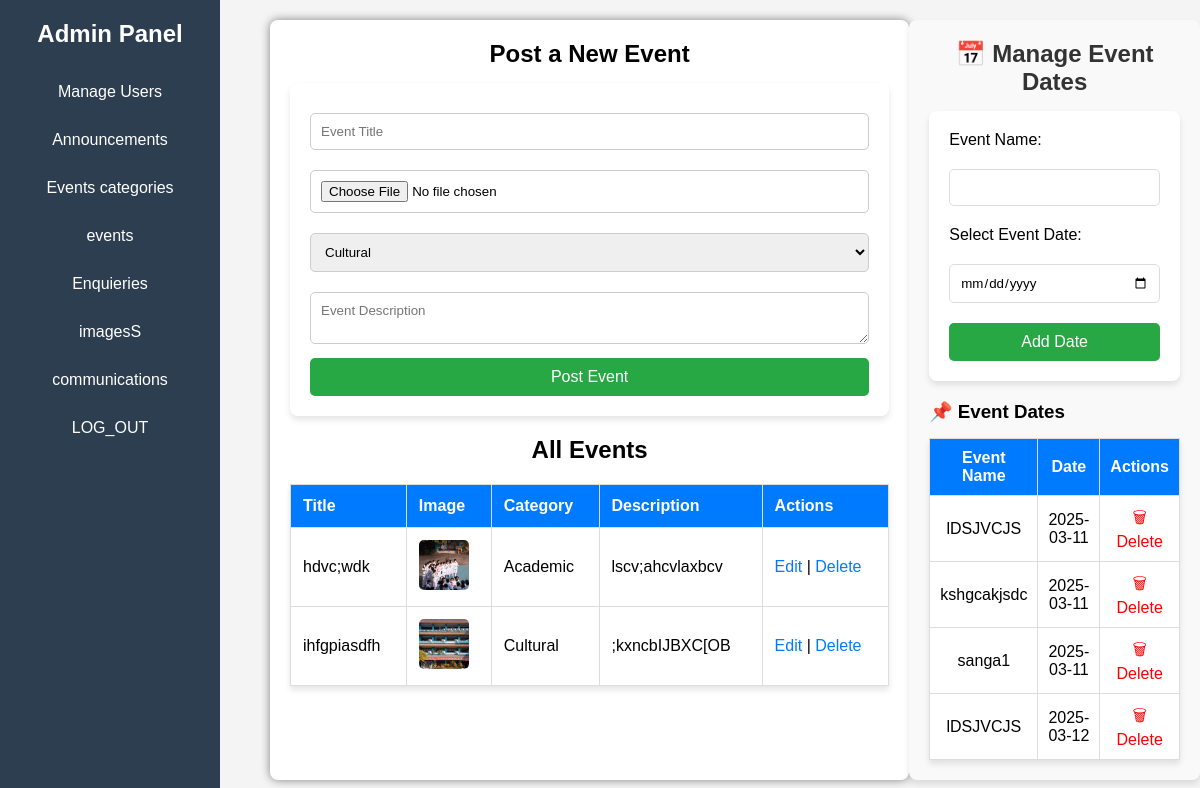
The page /login/events/events/admin_events.php on the database its author committed.
### tables this page shows
CREATE TABLE `events` (
  `id` int(11) NOT NULL,
  `title` varchar(255) NOT NULL,
  `image` varchar(255) DEFAULT NULL,
  `category` varchar(100) NOT NULL,
  `description` text NOT NULL,
  `created_at` timestamp NOT NULL DEFAULT current_timestamp(),
  `category_id` int(11) DEFAULT NULL
);

CREATE TABLE `event_dates` (
  `id` int(11) NOT NULL,
  `event_date` date NOT NULL,
  `event_name` varchar(255) NOT NULL,
  `created_at` timestamp NOT NULL DEFAULT current_timestamp()
);

### login/events/events/admin_events.php (the view, shortened to what this page needs)
<?php
include('dbe_connect.php');
?>
<!DOCTYPE html>
<html lang="en">
<head>
    <link rel="stylesheet" href="admine.css">
</head>
<body>
    <div class="menu">
        <h2>Admin Panel</h2>
        <ul>
            <li><a href="admin.php">Manage Users</a></li>
            <li><a href="admin_announcements.php">Announcements</a></li>
            <li><a href="admin_eventcategories.php">Events categories</a></li>
            <li><a href="admin_events.php"> events</a></li>
            <li><a href="admi_mess.php">Enquieries</a></li>
            <li><a href="admin_upload2.php">imagesS</a></li>
            <li><a href="admin_comm.php">communications</a></li>
            <li><a href="admin_login.php">LOG_OUT</a></li>
        </ul>
    </div>
    <div class="admin-container">
        <h2>Post a New Event</h2>
        <form method="POST" enctype="multipart/form-data">
            <input type="text" name="title" placeholder="Event Title" required>
            <input type="file" name="event_image">
            <select name="category" required>
                <option value="Cultural">Cultural</option>
            </select>
            <textarea name="description" placeholder="Event Description" required></textarea>
            <button type="submit">Post Event</button>
        </form>
        <h2>All Events</h2>
        <table>
            <thead>
                <tr>
                    <th>Title</th>
                    <th>Image</th>
                    <th>Category</th>
                    <th>Description</th>
                    <th>Actions</th>
                </tr>
            </thead>
            <tbody>
                <?php
                $result = mysqli_query($connection, "SELECT * FROM events ORDER BY created_at DESC");
                while ($row = mysqli_fetch_assoc($result)): ?>
                    <tr>
                        <td><?= $row['title'] ?></td>
                        <td>
                            <?php if ($row['image']): ?>
                                <img src="uploads/<?= $row['image'] ?>" width="50">
                            <?php else: ?>
                                No Image
                            <?php endif; ?>
                        </td>
                        <td><?= $row['category'] ?></td>
                        <td><?= $row['description'] ?></td>
                        <td>
                            <a href="edit_event.php?id=<?= $row['id'] ?>">Edit</a> |
                            <a href="delete_event.php?id=<?= $row['id'] ?>" onclick="return confirm('Delete this event?');">Delete</a>
                        </td>
                    </tr>
                <?php endwhile; ?>
            </tbody>
        </table>
    </div>
    <section class="event-date-management">
    <h2>📅 Manage Event Dates</h2>
    <form action="add_date.php" method="POST">
        <label for="event_name">Event Name:</label>
        <input type="text" id="event_name" name="event_name" required>
        <label for="event_date">Select Event Date:</label>
        <input type="date" id="event_date" name="event_date" required>
        <button type="submit">Add Date</button>
    </form>
    <h3>📌 Event Dates</h3>
    <table>
        <thead>
            <tr>
                <th>Event Name</th>
                <th>Date</th>
                <th>Actions</th>
            </tr>
        </thead>
        <tbody>
            <?php
            include('dbdate_connect.php');
            $query = "SELECT * FROM event_dates ORDER BY event_date ASC";
            $result = mysqli_query($connection, $query);
            while ($row = mysqli_fetch_assoc($result)) {
                echo "<tr>
                        <td>{$row['event_name']}</td>
                        <td>{$row['event_date']}</td>
                        <td>
                            <a href='delete_date.php?id={$row['id']}'>🗑 Delete</a>
                        </td>
                      </tr>";
            }
            ?>
        </tbody>
    </table>
</section>
</body>
</html>

### login/events/events/admine.css (style rules this page uses)
* { margin: 0; padding: 0; box-sizing: border-box; font-family: Arial, sans-serif; }
body { display: flex; background-color: #f4f4f4; }
.menu { width: 220px; height: 100vh; position: fixed; left: 0; top: 0; background-color: #2c3e50; padding-top: 20px; color: white; }
.menu h2 { text-align: center; margin-bottom: 20px; }
.menu ul { list-style: none; padding: 0; }
.menu ul li { padding: 15px; text-align: center; }
.menu ul li a { text-decoration: none; color: white; display: block; font-size: 16px; }
.admin-container { margin-left: 240px; padding: 20px; background: white; box-shadow: 0px 0px 10px gray; border-radius: 8px; width: 80%; margin-top: 20px; }
h2 { text-align: center; margin-bottom: 15px; }
table { width: 100%; border-collapse: collapse; margin-top: 15px; background: white; }
th, td { padding: 12px; border: 1px solid #ddd; text-align: center; }
th { background: #2c3e50; color: white; }
.admin-container { margin-left: 270px; padding: 20px; width: calc(100% - 270px); }
form { background: white; padding: 20px; box-shadow: 0px 4px 6px rgba(0, 0, 0, 0.1); border-radius: 8px; max-width: 600px; margin-bottom: 20px; }
form input, form select, form textarea { width: 100%; padding: 10px; margin: 10px 0; border: 1px solid #ccc; border-radius: 5px; }
form button { background: #28a745; color: white; border: none; padding: 10px; cursor: pointer; width: 100%; border-radius: 5px; font-size: 16px; }
table { width: 100%; background: white; box-shadow: 0px 4px 6px rgba(0, 0, 0, 0.1); border-collapse: collapse; margin-top: 20px; }
table th, table td { padding: 12px; text-align: left; border-bottom: 1px solid #ddd; word-wrap: break-word; white-space: normal; max-width: 300px; }
table th { background: #007bff; color: white; }
table img { width: 50px; height: 50px; object-fit: cover; border-radius: 5px; }
a { text-decoration: none; color: #007bff; }
.event-date-management { margin-top: 20px; padding: 20px; background: #f9f9f9; border-radius: 8px; box-shadow: 0px 4px 6px rgba(0, 0, 0, 0.1); }
.event-date-management h2 { color: #333; }
.event-date-management form { display: flex; flex-direction: column; gap: 10px; max-width: 400px; }
.event-date-management input, button { padding: 10px; border-radius: 5px; border: 1px solid #ddd; }
.event-date-management button { background: #28a745; color: white; cursor: pointer; }
.event-date-management table { width: 100%; margin-top: 15px; border-collapse: collapse; }
.event-date-management th, .event-date-management td { padding: 10px; border: 1px solid #ddd; text-align: center; }
.event-date-management a { color: red; text-decoration: none; }

### rows shown on the page
events: title "hdvc;wdk", image (picture), category "Academic", description "lscv;ahcvlaxbcv"
events: title "ihfgpiasdfh", image (picture), category "Cultural", description ";kxncbIJBXC[OB"
event_dates: event_name "lDSJVCJS", event_date "2025-03-11"
event_dates: event_name "kshgcakjsdc", event_date "2025-03-11"
event_dates: event_name "sanga1", event_date "2025-03-11"
event_dates: event_name "lDSJVCJS", event_date "2025-03-12"
